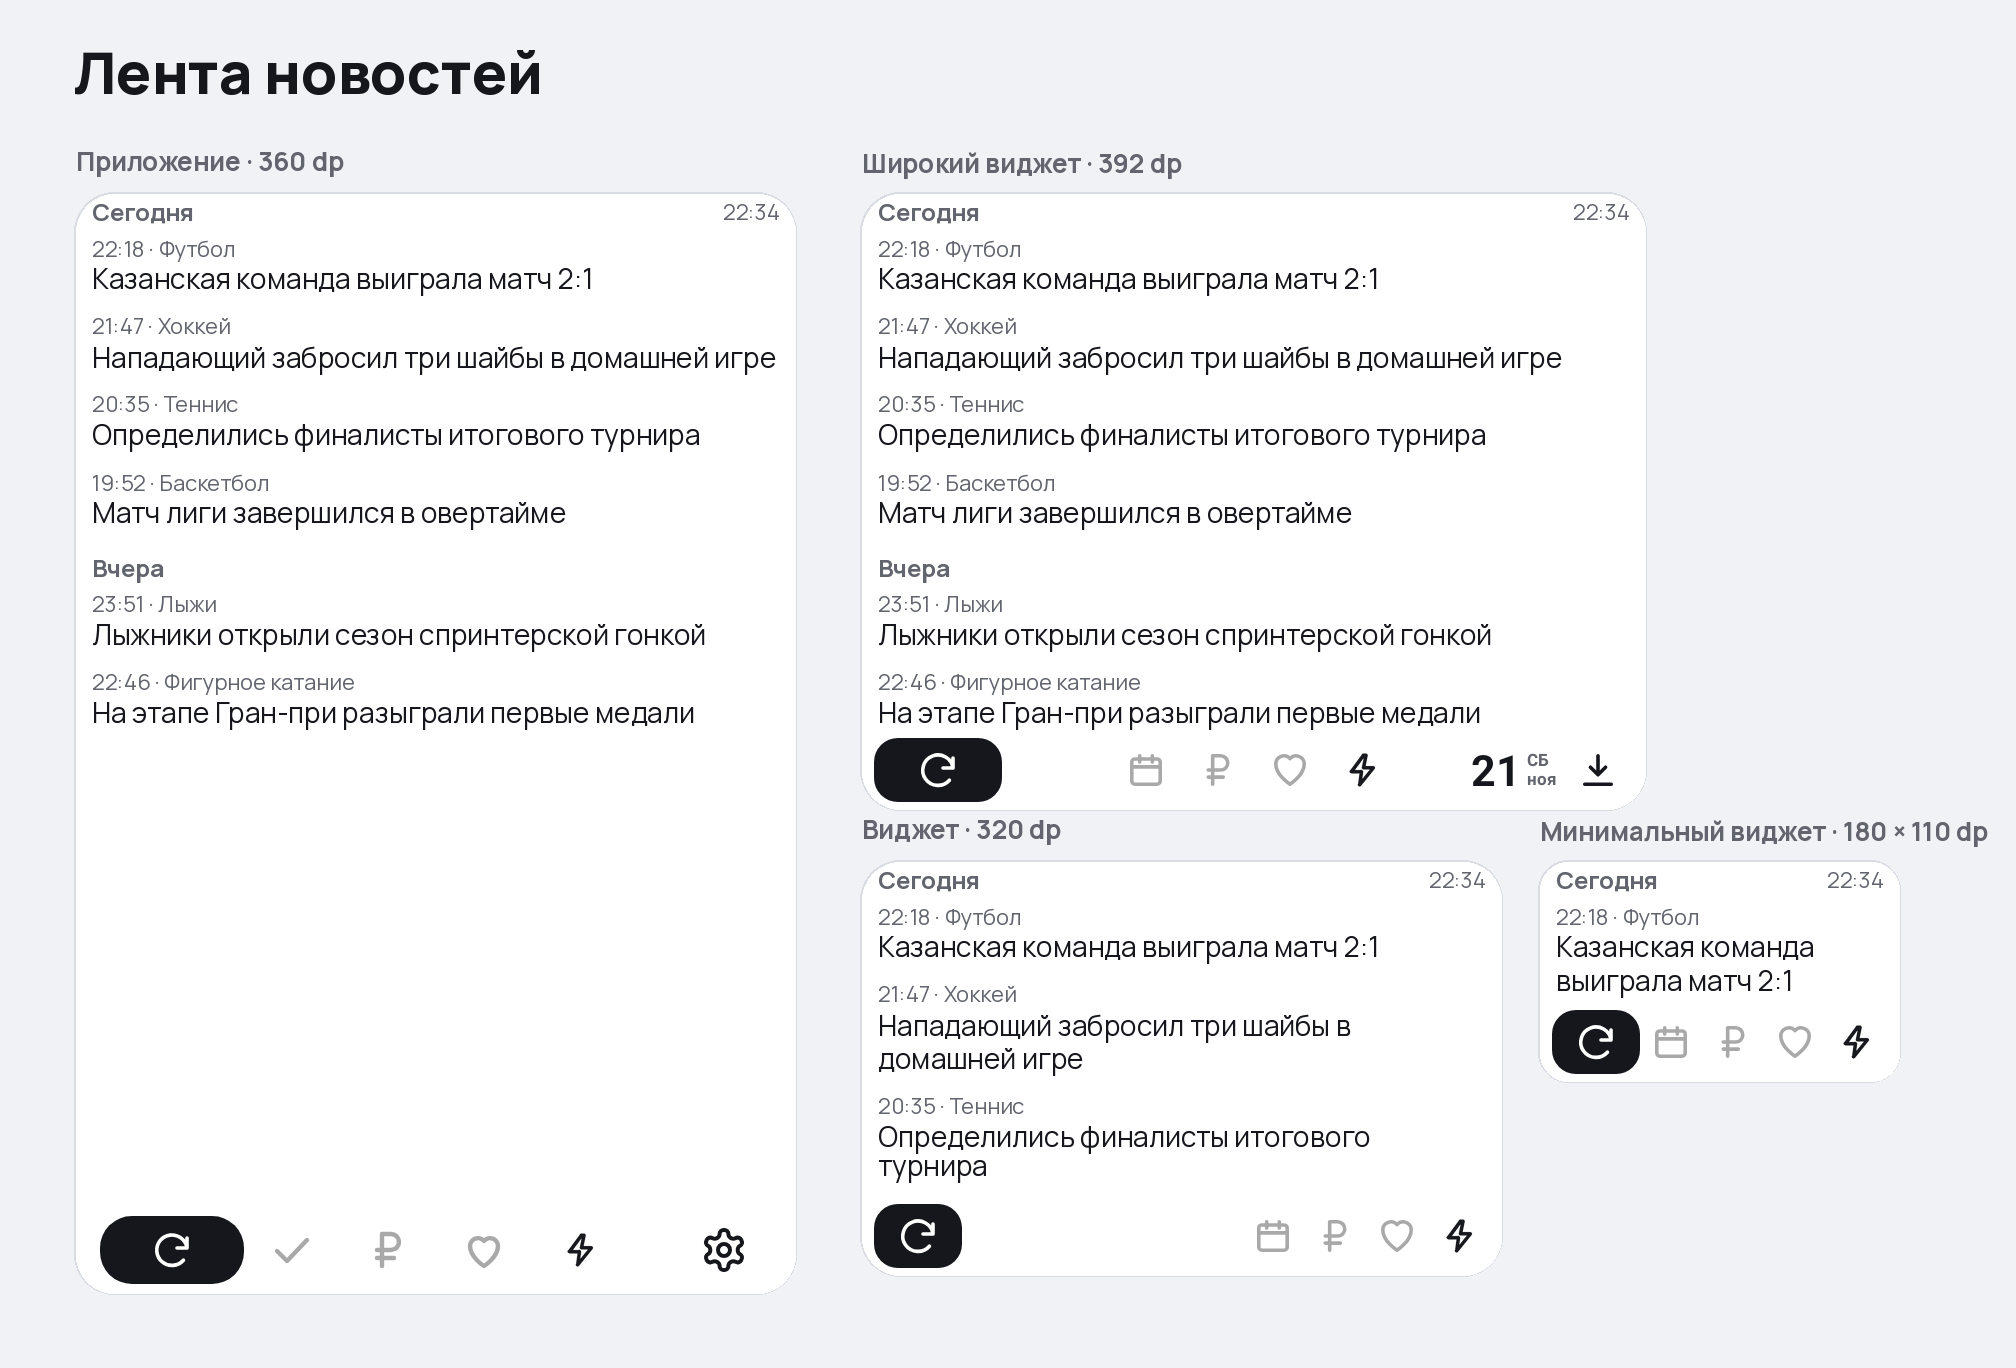

This chart was generated by the following Python code:
from pathlib import Path
import argparse
from io import BytesIO
import runpy
from subprocess import check_output

from PIL import Image, ImageDraw, ImageFont

parser = argparse.ArgumentParser()
parser.add_argument("--repo", type=Path, default=Path(__file__).resolve().parents[3])
parser.add_argument("--output", type=Path, default=Path(__file__).with_name("layout.png"))
args = parser.parse_args()
resources = args.repo / "app/src/main/res/font"
base = "5907a8e38d3d0e30a66c1b6c1b20a20c45c7c6a9"

SCALE = 2
INK = "#16171D"
MUTED = "#62656E"
SURFACE = "#FFFFFF"
BACKGROUND = "#F1F2F5"

board = Image.new("RGB", (2016, 1368), BACKGROUND)
draw = ImageDraw.Draw(board)
fonts = {}


def font(sp, weight=400):
    key = sp, weight
    if key not in fonts:
        fonts[key] = ImageFont.truetype(resources / f"manrope_{weight}.ttf", sp * SCALE)
    return fonts[key]


def point(x, y):
    return round(x * SCALE), round(y * SCALE)


def text(surface, x, y, value, sp, color=INK, weight=400, anchor="lt"):
    ImageDraw.Draw(surface).text(point(x, y), value, fill=color, font=font(sp, weight), anchor=anchor)


def wrap(value, width, sp):
    lines = []
    current = ""
    for word in value.split():
        candidate = f"{current} {word}".strip()
        if current and font(sp).getlength(candidate) > width * SCALE:
            lines.append(current)
            current = word
        else:
            current = candidate
    return [*lines, current]


stories = [
    ("Сегодня", "22:18", "Футбол", "Казанская команда выиграла матч 2:1"),
    ("Сегодня", "21:47", "Хоккей", "Нападающий забросил три шайбы в домашней игре"),
    ("Сегодня", "20:35", "Теннис", "Определились финалисты итогового турнира"),
    ("Сегодня", "19:52", "Баскетбол", "Матч лиги завершился в овертайме"),
    ("Вчера", "23:51", "Лыжи", "Лыжники открыли сезон спринтерской гонкой"),
    ("Вчера", "22:46", "Фигурное катание", "На этапе Гран-при разыграли первые медали"),
]


def bottom_bar(filename, height):
    data = check_output(["git", "show", f"{base}:app/screenshots/{filename}"], cwd=args.repo)
    with Image.open(BytesIO(data)) as screenshot:
        return screenshot.convert("RGB").crop((0, screenshot.height - height * SCALE, screenshot.width, screenshot.height))


app_bar = bottom_bar("news_feed_light.png", 44)
wide_bar = bottom_bar("widget_news_wide_light.png", 40)
tiny_bar = bottom_bar("widget_news_compact_light.png", 40)
medium_bar = Image.new("RGB", (640, 80), SURFACE)
medium_bar.paste(tiny_bar.crop((8, 0, 104, 80)), (8, 0))
for index in range(4):
    center = 392 + (index - 1.5) * 72
    new_center = 640 - 12 - (3.5 - index) * 62
    cell = wide_bar.crop((int(center - 24), 8, int(center + 24), 72))
    medium_bar.paste(cell, (int(new_center - 24), 8))


lightning = runpy.run_path(str(Path(__file__).with_name("icons.py")))["icon"](8).resize((48, 48), Image.Resampling.LANCZOS)
for bar, center in ((app_bar, 504), (wide_bar, 500), (medium_bar, 597), (tiny_bar, 316)):
    top = (bar.height - 48) // 2
    box = (center - 24, top, center + 24, top + 48)
    bar.paste(SURFACE, box)
    bar.paste(INK, box, lightning)


def panel(x, y, width, height, caption, bar):
    text(board, x, y - 21, caption, 13, MUTED, 700)
    screen = Image.new("RGB", point(width, height), SURFACE)
    viewport_height = height - bar.height // SCALE
    feed = Image.new("RGB", point(width, viewport_height), SURFACE)
    inset = 8
    text(feed, inset, 5, "Сегодня", 12, MUTED, 700)
    text(feed, width - inset, 5, "22:34", 11, MUTED, anchor="rt")
    cursor = 23
    previous_day = "Сегодня"
    for day, time, sport, title in stories:
        if cursor >= viewport_height:
            break
        if day != previous_day:
            text(feed, inset, cursor + 4, day, 12, MUTED, 700)
            cursor += 22
        previous_day = day
        text(feed, inset, cursor, f"{time} · {sport}", 11, MUTED)
        cursor += 14
        for row in wrap(title, width - 2 * inset, 14):
            text(feed, inset, cursor, row, 14)
            cursor += 17
        cursor += 8
    screen.paste(feed, (0, 0))
    screen.paste(bar, point(0, viewport_height))
    radius = 14 if width == 180 else 19
    mask = Image.new("L", screen.size, 0)
    ImageDraw.Draw(mask).rounded_rectangle((0, 0, screen.width - 1, screen.height - 1), radius * SCALE, fill=255)
    draw.rounded_rectangle((*point(x - 1, y - 1), *point(x + width, y + height)), (radius + 1) * SCALE, fill="#DADCE3")
    board.paste(screen, point(x, y), mask)


text(board, 37, 25, "Лента новостей", 29, weight=800)
panel(38, 97, 360, 550, "Приложение · 360 dp", app_bar)
panel(431, 97, 392, 308, "Широкий виджет · 392 dp", wide_bar)
panel(431, 431, 320, 207, "Виджет · 320 dp", medium_bar)
panel(770, 431, 180, 110, "Минимальный виджет · 180 × 110 dp", tiny_bar)
board.save(args.output, optimize=True)
